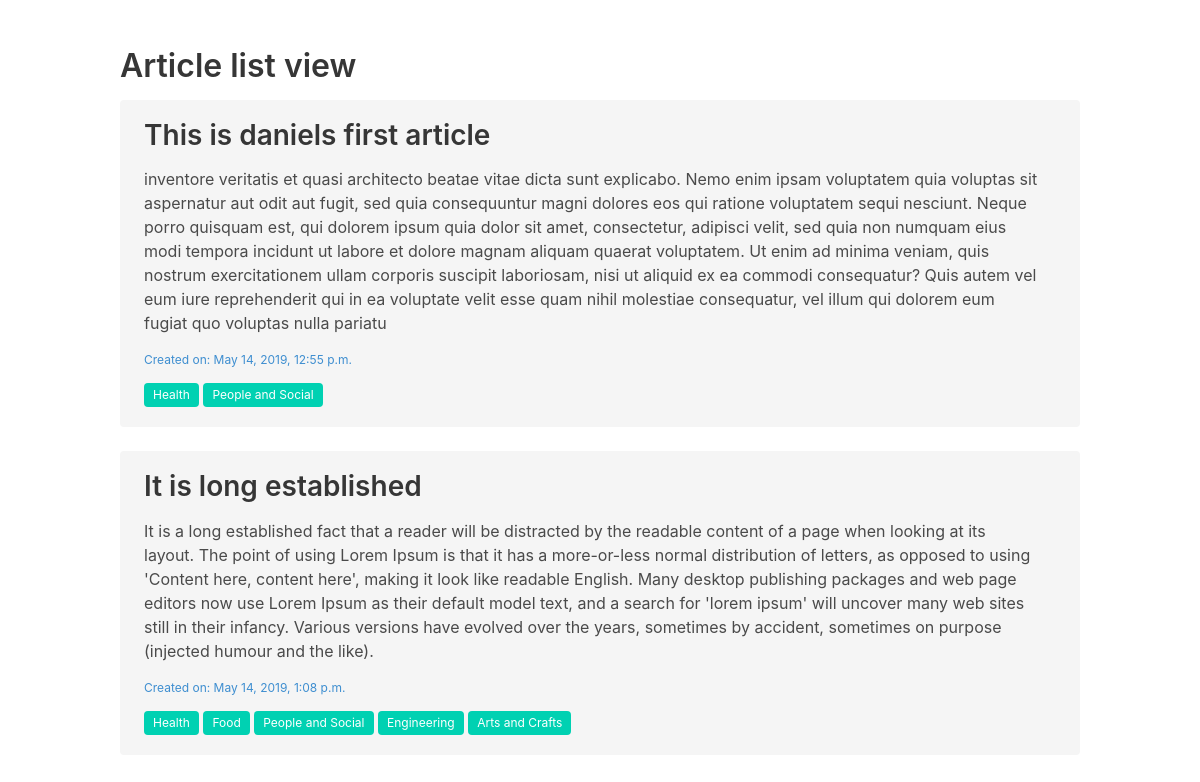
The app's page /article/list/, older data.
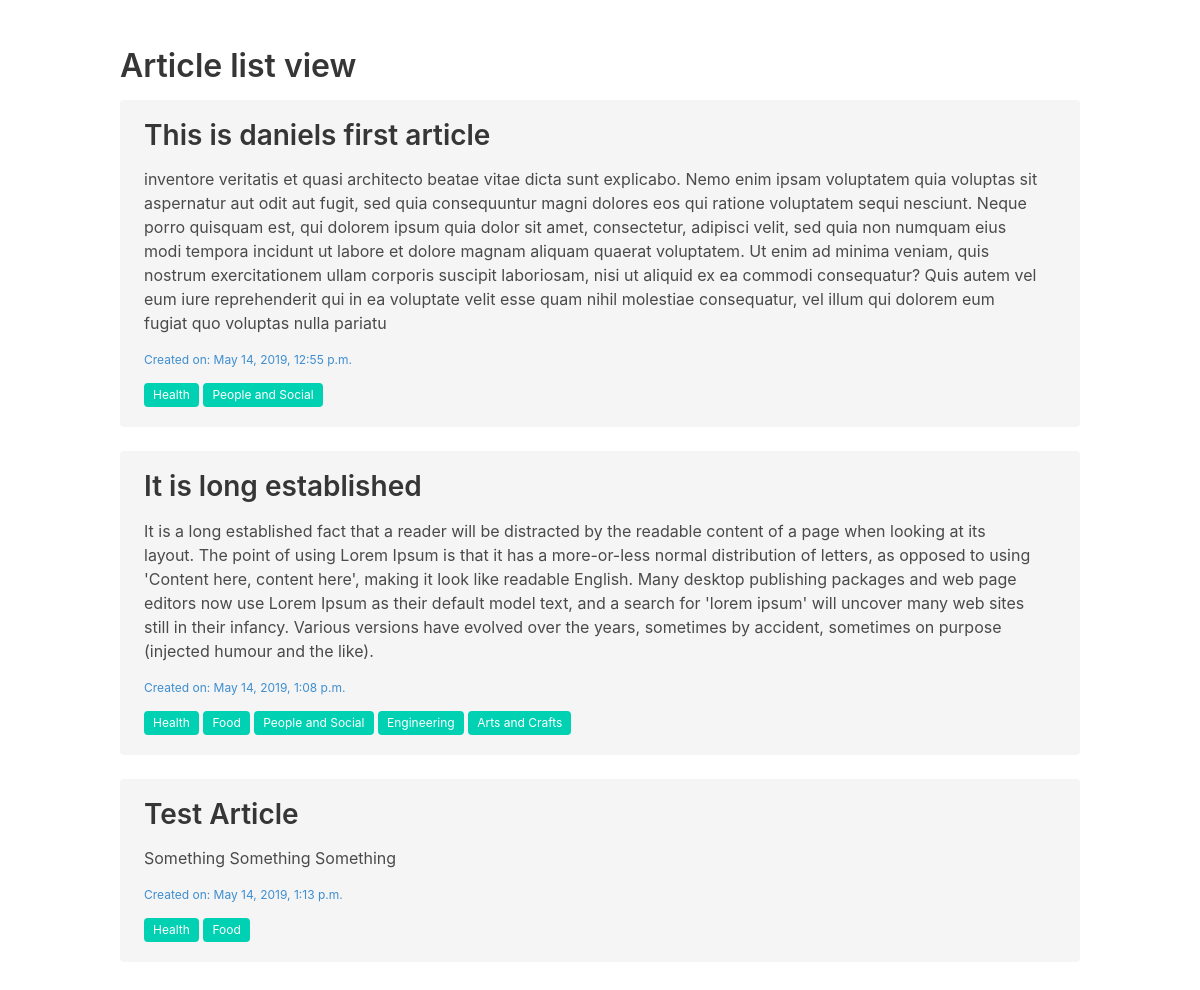
The same page, newer data.
### app/models.py (models this page shows, shortened)
class Article(m.Model):
    article_name = m.CharField(max_length=100)
    article_content = m.TextField(default="This article has no content yet..")
    article_ct_date = m.DateTimeField(default=datetime.now)
    tags = m.ManyToManyField(Tag)

class Tag(m.Model):
    tag_name = m.CharField(max_length=50)

### app/views.py (the view)
# urls.py: path('article/list/', article_list, name='article_list'),
def article_list(request):
    data = Article.objects.all()
    context = {'title':'Article list view',
               'data':data}
    return render(request, 'article_list.html', context)

### templates/article_list.html
{% extends 'base.html' %}
{% block content %}
<section class="section">
<section class="container">
<section class="content">
    <h1>{{ title }}</h1>
    {% for d in data %}
    <div class="notification">
        <article class="content">
            <h2>{{ d.article_name }}</h2>
            <p>{{ d.article_content }}</p>
            <p class="help has-text-info">Created on: {{ d.article_ct_date }}</p>
            {% for tag_object in d.tags.all %}
                <span class="tag is-primary">{{tag_object.tag_name }}</span>
            {% endfor %}
        </article>
    </div>
    {% endfor %}
</section>
</section>
</section>
{% endblock content %}

Row changes from the older to the newer data that the page shows:
added Article: article_name "Test Article", article_content "Something Something Something", article_ct_date "May 14, 2019, 1:13 p.m.", Tag (tag_name "Health"), Tag (tag_name "Food")
